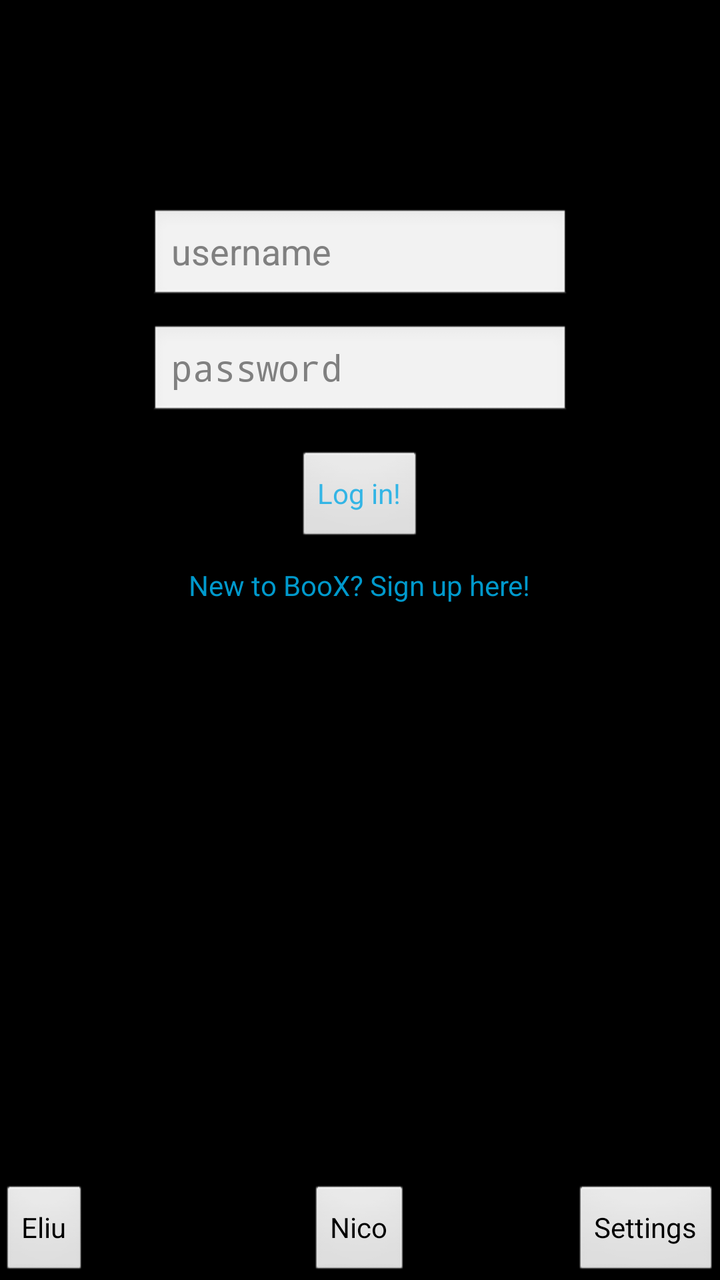
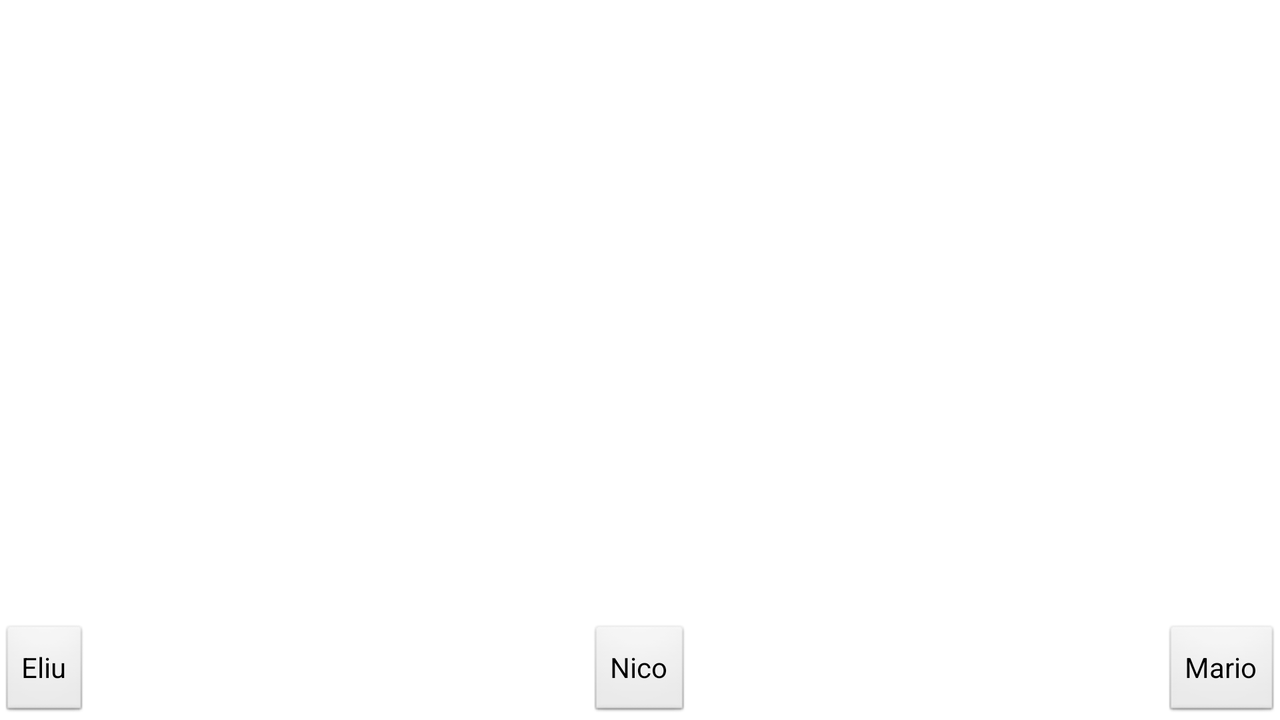

The same Android screen from two of the app's own layout files: first res/layout/ as a phone draws it, then the repository's variant for another configuration, drawn on a device whose configuration selects that folder. Both files follow.
<!-- AndroidManifest.xml: application theme AppTheme -->
<!-- res/layout/main.xml -->
<RelativeLayout xmlns:android="http://schemas.android.com/apk/res/android"
    xmlns:tools="http://schemas.android.com/tools"
    android:layout_width="match_parent"
    android:layout_height="match_parent"
    android:background="@android:color/background_dark"
    tools:context=".MainActivity" >

    <Button
        android:id="@+id/button1"
        android:layout_width="wrap_content"
        android:layout_height="wrap_content"
        android:layout_alignParentBottom="true"
        android:layout_centerHorizontal="true"
        android:onClick="onPressNico"
        android:text="Nico" />

    <Button
        android:id="@+id/button2"
        android:layout_width="wrap_content"
        android:layout_height="wrap_content"
        android:layout_alignParentBottom="true"
        android:layout_alignParentLeft="true"
        android:onClick="onPressEliu"
        android:text="Eliu" />

    <Button
        android:id="@+id/button3"
        android:layout_width="wrap_content"
        android:layout_height="wrap_content"
        android:layout_alignParentBottom="true"
        android:layout_alignParentRight="true"
        android:onClick="onPressMario"
        android:text="Settings" />

    <ImageView
        android:id="@+id/imageView1"
        android:layout_width="wrap_content"
        android:layout_height="wrap_content"
        android:layout_alignParentTop="true"
        android:layout_centerHorizontal="true"
        android:layout_marginTop="80dp"
        android:src="@drawable/ic_launcher" />
        
    <EditText
        android:id="@+id/login_username"
        android:layout_width="wrap_content"
        android:layout_height="wrap_content"
        android:layout_below="@+id/imageView1"
        android:layout_centerHorizontal="true"
        android:layout_marginTop="24dp"
        android:ems="10"
        android:hint="@string/login_username_hint"
        android:textColor="@android:color/primary_text_dark" >
        
        <requestFocus ></requestFocus>
   </EditText>
   
    <EditText
        android:id="@+id/login_password"
        android:layout_width="wrap_content"
        android:layout_height="wrap_content"
        android:layout_below="@+id/login_username"
        android:layout_centerHorizontal="true"
        android:layout_marginTop="10dp"
        android:ems="10"
        android:hint="@string/login_password_hint"
        android:inputType="textPassword"
        android:textColor="@android:color/primary_text_dark" />
    
    <Button
        android:id="@+id/login_button"
        android:layout_width="wrap_content"
        android:layout_height="wrap_content"
        android:layout_below="@+id/login_password"
        android:layout_marginTop="15dp"
        android:layout_centerHorizontal="true"
        android:text="@string/login_button_text"
        android:onClick="onPressLogin"
		android:textColor="@android:color/holo_blue_light" />
    
    <TextView
        android:id="@+id/textView1"
        android:layout_width="wrap_content"
        android:layout_height="wrap_content"
        android:layout_below="@+id/login_button"
        android:layout_centerHorizontal="true"
        android:layout_marginTop="10dp"
        android:background="@android:drawable/list_selector_background"
        android:clickable="true"
        android:onClick="onPressNotAUser"
        android:text="@string/login_notauser"
        android:textAppearance="?android:attr/textAppearanceSmall"
        android:textColor="@android:color/holo_blue_dark"
        android:textColorLink="@android:color/holo_green_light" />

</RelativeLayout>
<!-- resources referenced by this layout -->
<resources>
  <string name="login_button_text">Log in!</string>
  <string name="login_notauser">New to BooX? Sign up here!</string>
  <string name="login_password_hint">password</string>
  <string name="login_username_hint">username</string>
  <style name="AppTheme" parent="AppBaseTheme">
          
      </style>
  <style name="AppBaseTheme" parent="android:Theme.Light">
          
      </style>
</resources>
<!-- res/layout-land/main.xml (the repository's variant of the layout above) -->
<!-- drawn on the phone turned sideways -->
<RelativeLayout xmlns:android="http://schemas.android.com/apk/res/android"
    xmlns:tools="http://schemas.android.com/tools"
    android:layout_width="match_parent"
    android:layout_height="match_parent"
    tools:context=".MainActivity" >

    <TabHost
        android:id="@android:id/tabhost"
        android:layout_width="match_parent"
        android:layout_height="match_parent"
        android:layout_alignParentLeft="true"
        android:layout_alignParentTop="true" >

        <LinearLayout
            android:layout_width="match_parent"
            android:layout_height="match_parent"
            android:orientation="vertical" >

            <TabWidget
                android:id="@android:id/tabs"
                android:layout_width="match_parent"
                android:layout_height="wrap_content" >
            </TabWidget>

            <FrameLayout
                android:id="@android:id/tabcontent"
                android:layout_width="match_parent"
                android:layout_height="355dp" >

                <LinearLayout
                    android:id="@+id/tab1"
                    android:layout_width="match_parent"
                    android:layout_height="wrap_content" >

                    
                </LinearLayout>

                <LinearLayout
                    android:id="@+id/tab2"
                    android:layout_width="match_parent"
                    android:layout_height="match_parent" >
                </LinearLayout>

                <LinearLayout
                    android:id="@+id/tab3"
                    android:layout_width="match_parent"
                    android:layout_height="match_parent" >
                </LinearLayout>
            </FrameLayout>
        </LinearLayout>

    </TabHost>

    <Button
        android:id="@+id/button1"
        android:layout_width="wrap_content"
        android:layout_height="wrap_content"
        android:layout_alignParentBottom="true"
        android:layout_centerHorizontal="true"
        android:onClick="onPressNico"
        android:text="Nico" />
    
    <Button
        android:id="@+id/button2"
        android:layout_width="wrap_content"
        android:layout_height="wrap_content"
        android:layout_alignParentBottom="true"
        android:layout_alignParentLeft="true"
        android:onClick="onPressEliu"
        android:text="Eliu" />

    <Button
        android:id="@+id/button3"
        android:layout_width="wrap_content"
        android:layout_height="wrap_content"
        android:layout_alignParentBottom="true"
        android:layout_alignParentRight="true"
        android:onClick="onPressMario"
        android:text="Mario" />

</RelativeLayout>
<!-- resources referenced by the variant -->
<!-- as the phone turned sideways resolves them -->
<resources>
  <style name="AppTheme" parent="AppBaseTheme">
          
      </style>
  <style name="AppBaseTheme" parent="android:Theme.Light">
          
      </style>
</resources>
